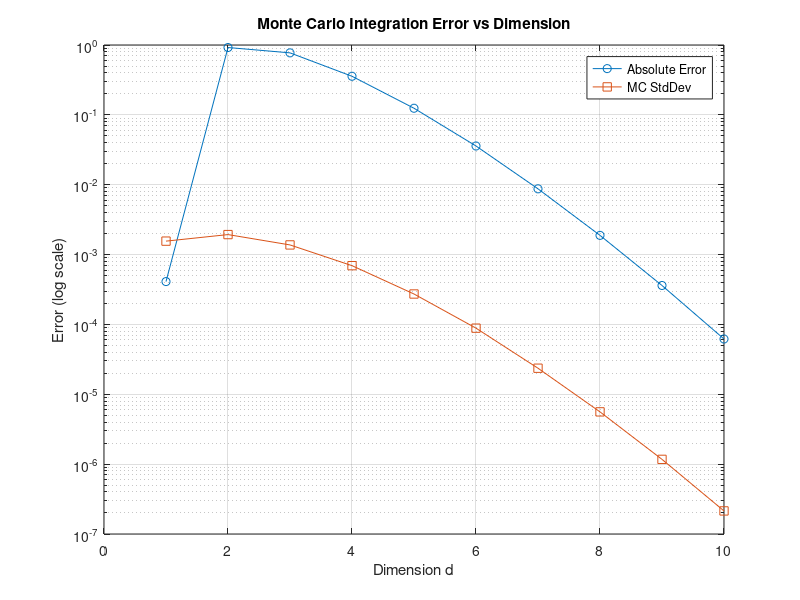

Write the MATLAB code that produced this figure.
% Monte Carlo integration for f(x) over [0,1]^d, varying d
clear; clc;

dims = 1:10;
N = 1e5;

mc_estimates = zeros(size(dims));
stddevs = zeros(size(dims));
errors = zeros(size(dims));
exact_vals = zeros(size(dims));

rng(42);

for idx = 1:length(dims)
    d = dims(idx);
    js = 1:d;
    X = rand(N, d);
    vals = prod(exp(X) ./ js, 2);
    mc_mean = mean(vals);
    std_mc = std(vals) / sqrt(N);
    exact = prod(expm1(1./js) ./ js);
    error = abs(mc_mean - exact);
    mc_estimates(idx) = mc_mean;
    stddevs(idx) = std_mc;
    errors(idx) = error;
    exact_vals(idx) = exact;
end

fprintf('%2s %13s %13s %13s %13s\n', 'd', 'MC Estimate', 'StdDev', 'Exact', 'Error');
for idx = 1:length(dims)
    fprintf('%2d %13.8f %13.8f %13.8f %13.8f\n', dims(idx), mc_estimates(idx), stddevs(idx), exact_vals(idx), errors(idx));
end

figure;
semilogy(dims, errors, 'o-', 'DisplayName','Absolute Error'); hold on;
semilogy(dims, stddevs, 's-', 'DisplayName','MC StdDev');
xlabel('Dimension d'); ylabel('Error (log scale)');
title('Monte Carlo Integration Error vs Dimension');
legend show;
grid on;